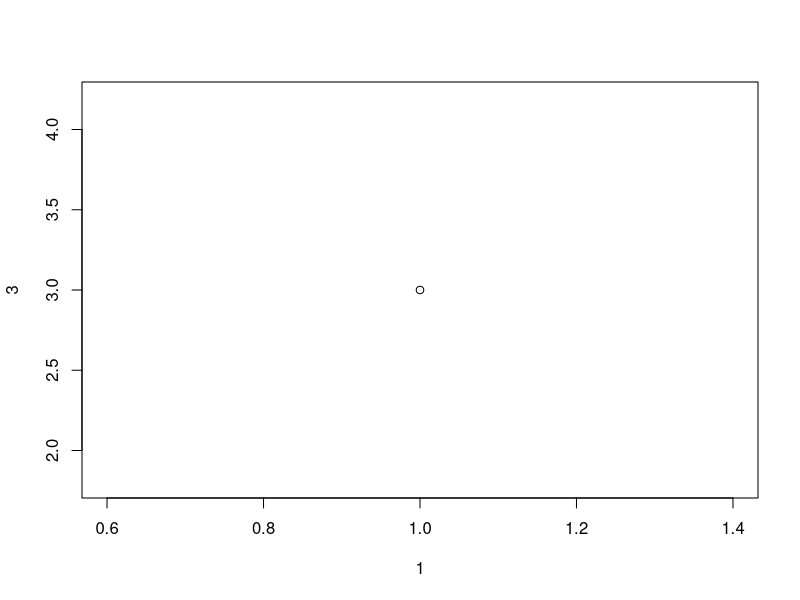
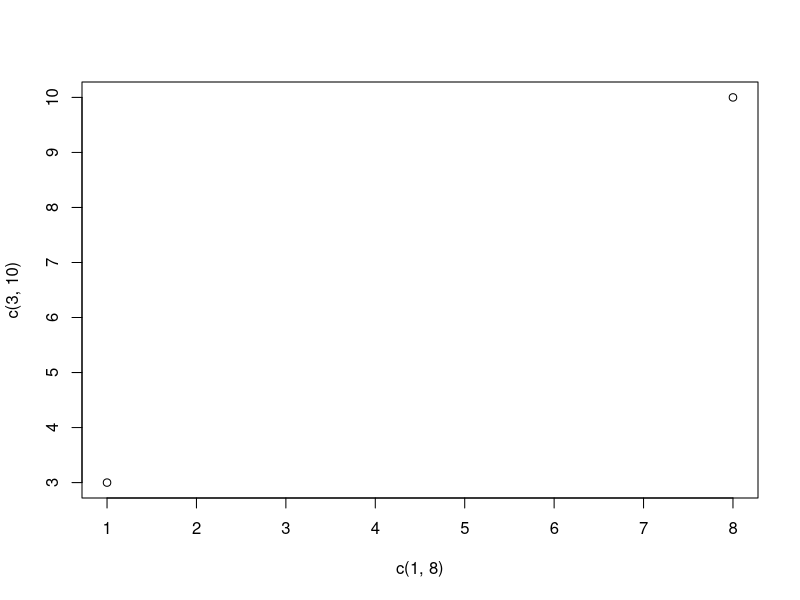
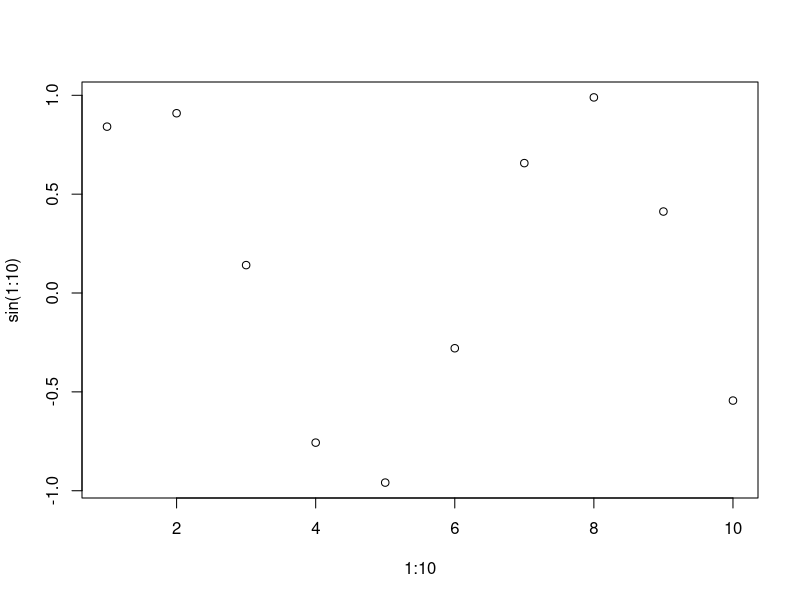
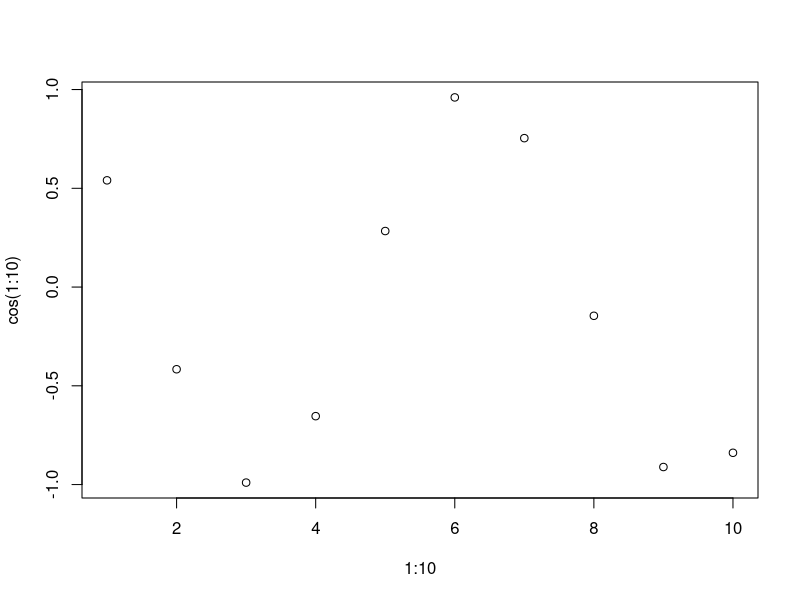
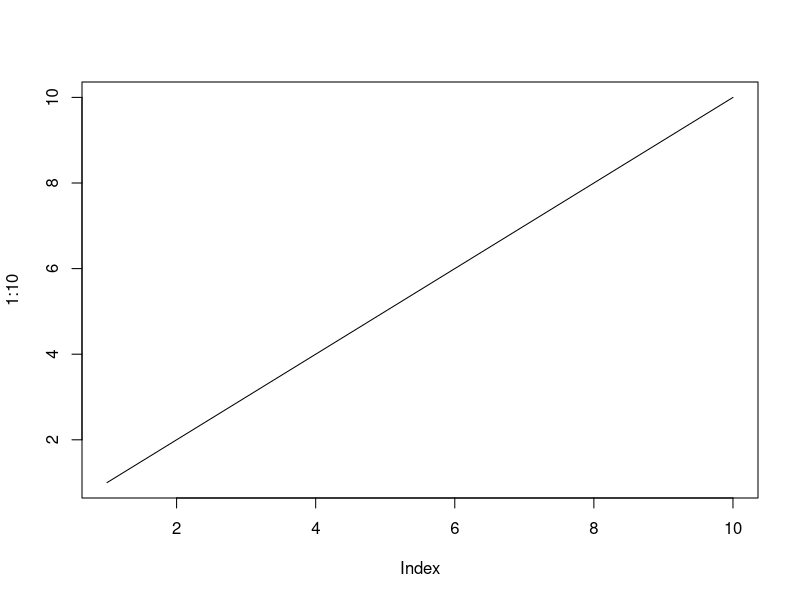
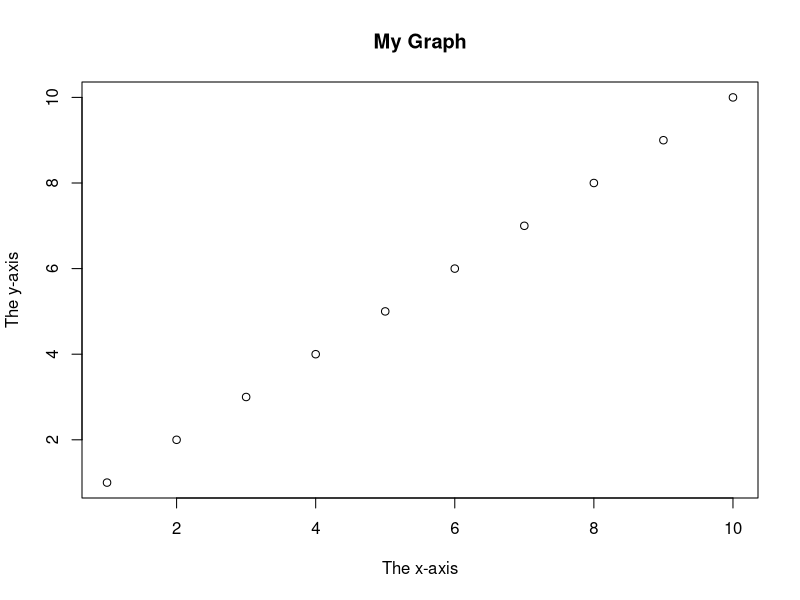
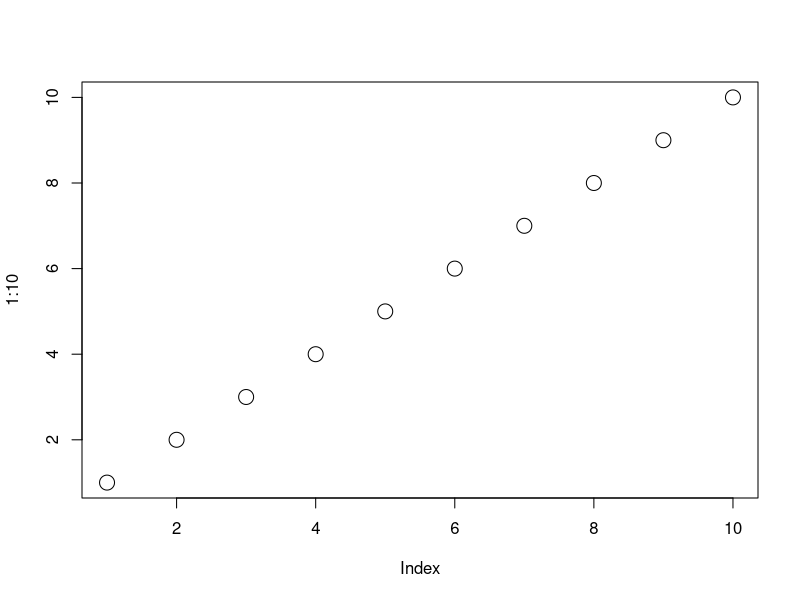
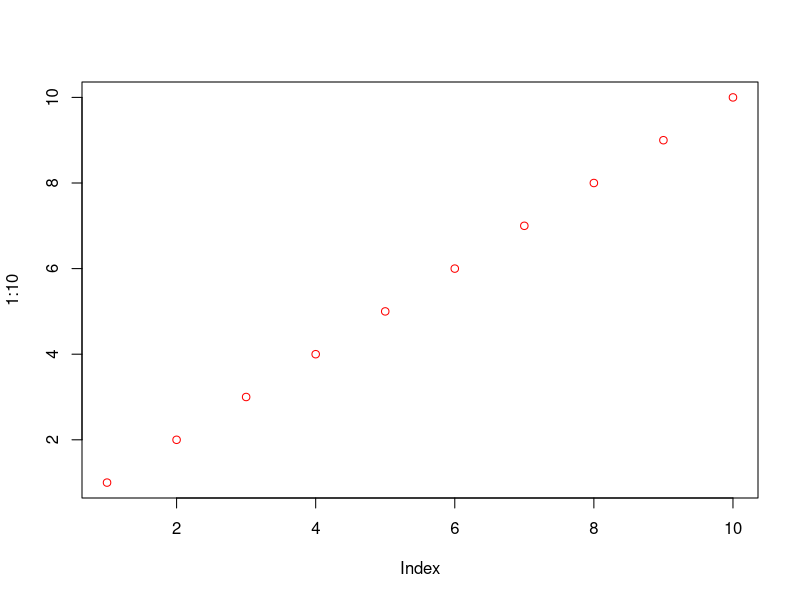

Write R code to recreate these figures, in order.
plot(1,3)
plot(c(1,8),c(3,10))
plot(1:10,sin(1:10))
plot(1:10,cos(1:10))
plot(1:10,type="l")
plot(1:10,main="My Graph",xlab = "The x-axis",ylab ="The y-axis")
plot(1:10,cex=2)
plot(1:10,col="Red")
plot(1:10,pch=25,cex=2)
plot(1:10,type="l",lwd=2)
plot(1:10,type="l",lty=3,col="blue")
